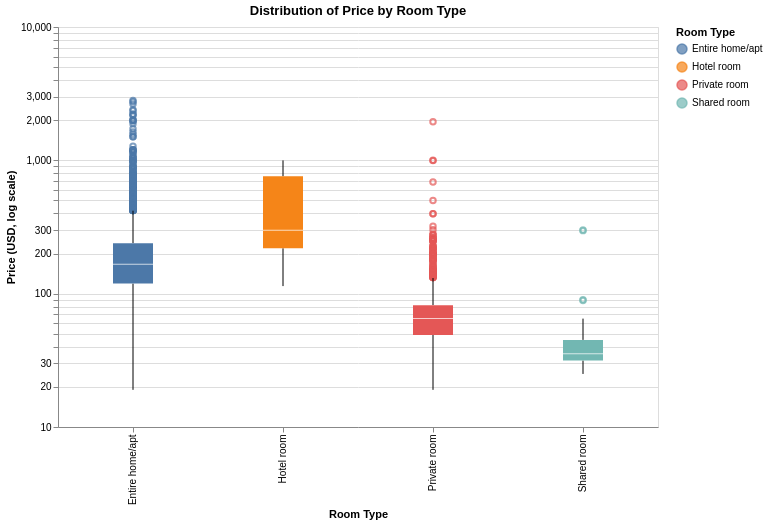

Source (Vega-Lite JSON):
### Vega-Lite specification from a JSON file in a GitHub repository (floating-point values rounded to 4 significant figures; data arrays with more than 128 entries replaced by an {"elided": "..."} marker saying what was removed)
{"config": {"view": {"continuousWidth": 300, "continuousHeight": 300}}, "data": {"name": "data-2eabcdfda0d3702c224875fc8943f678"}, "mark": {"type": "boxplot", "size": 40}, "encoding": {"color": {"field": "room_type", "legend": {"title": "Room Type"}, "type": "nominal"}, "x": {"field": "room_type", "title": "Room Type", "type": "nominal"}, "y": {"field": "price", "scale": {"type": "log"}, "title": "Price (USD, log scale)", "type": "quantitative"}}, "height": 400, "title": "Distribution of Price by Room Type", "width": 600, "$schema": "https://vega.github.io/schema/vega-lite/v5.20.1.json", "datasets": {"data-2eabcdfda0d3702c224875fc8943f678": {"elided": "4599 records"}}}
